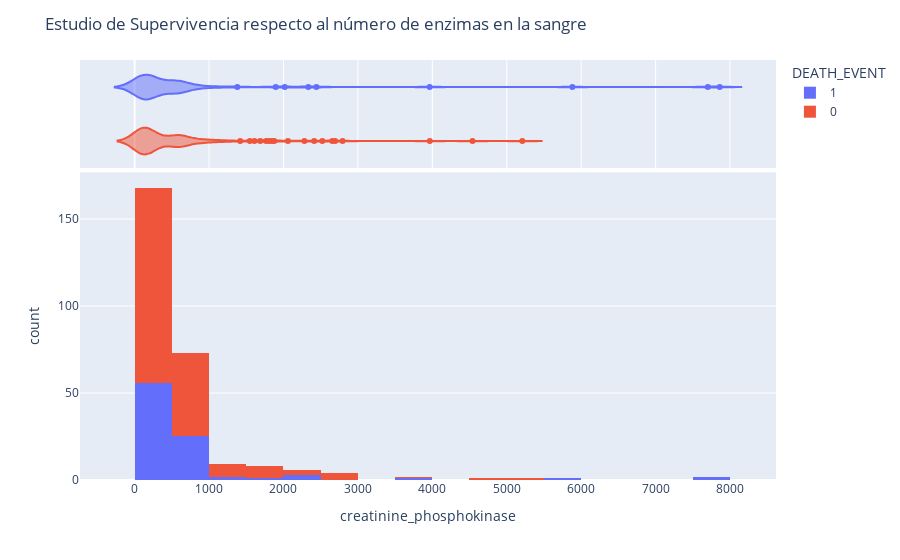

The code cell stored with this chart in its notebook:
### Code cell
porcentajeE = px.histogram(train, x="creatinine_phosphokinase", color="DEATH_EVENT", marginal="violin", hover_data=train.columns)
porcentajeE.update_layout(title_text="Estudio de Supervivencia respecto al número de enzimas en la sangre")
porcentajeE.show()

### Figure 1 — Plotly figure (JSON) as saved in the notebook; plotly's stock layout.template omitted (floating-point values rounded to 4 significant figures; data arrays with more than 128 entries replaced by an {"elided": "..."} marker saying what was removed)
{"data": [{"alignmentgroup": "True", "bingroup": "x", "hovertemplate": "DEATH_EVENT=1<br>creatinine_phosphokinase=%{x}<br>count=%{y}<extra></extra>", "legendgroup": "1", "marker": {"color": "#636efa"}, "name": "1", "offsetgroup": "1", "orientation": "v", "showlegend": true, "type": "histogram", "x": [582, 7861, 146, 111, 160, 47, 246, 315, 157, 81, 231, 981, 168, 379, 149, 582, 125, 582, 128, 220, 582, 148, 112, 122, 60, 70, 582, 23, 249, 94, 582, 60, 855, 235, 582, 124, 571, 588, 582, 1380, 582, 553, 129, 577, 91, 3964, 69, 260, 371, 789, 364, 7702, 318, 582, 68, 250, 110, 161, 113, 5882, 582, 47, 76, 280, 154, 129, 143, 582, 582, 168, 943, 233, 2334, 2442, 776, 66, 176, 395, 99, 145, 104, 582, 1896, 582, 418, 131, 582, 166, 2017, 258, 1199], "xaxis": "x", "yaxis": "y"}, {"alignmentgroup": "True", "customdata": {"elided": "91x14 mixed values"}, "hovertemplate": "DEATH_EVENT=%{customdata[12]}<br>creatinine_phosphokinase=%{customdata[2]}<br>age=%{customdata[0]}<br>anaemia=%{customdata[1]}<br>diabetes=%{customdata[3]}<br>ejection_fraction=%{customdata[4]}<br>high_blood_pressure=%{customdata[5]}<br>platelets=%{customdata[6]}<br>serum_creatinine=%{customdata[7]}<br>serum_sodium=%{customdata[8]}<br>sex=%{customdata[9]}<br>smoking=%{customdata[10]}<br>time=%{customdata[11]}<br>is_train=%{customdata[13]}<extra></extra>", "legendgroup": "1", "marker": {"color": "#636efa"}, "name": "1", "offsetgroup": "1", "scalegroup": "x", "showlegend": false, "type": "violin", "x": [582, 7861, 146, 111, 160, 47, 246, 315, 157, 81, 231, 981, 168, 379, 149, 582, 125, 582, 128, 220, 582, 148, 112, 122, 60, 70, 582, 23, 249, 94, 582, 60, 855, 235, 582, 124, 571, 588, 582, 1380, 582, 553, 129, 577, 91, 3964, 69, 260, 371, 789, 364, 7702, 318, 582, 68, 250, 110, 161, 113, 5882, 582, 47, 76, 280, 154, 129, 143, 582, 582, 168, 943, 233, 2334, 2442, 776, 66, 176, 395, 99, 145, 104, 582, 1896, 582, 418, 131, 582, 166, 2017, 258, 1199], "xaxis": "x2", "yaxis": "y2"}, {"alignmentgroup": "True", "bingroup": "x", "hovertemplate": "DEATH_EVENT=0<br>creatinine_phosphokinase=%{x}<br>count=%{y}<extra></extra>", "legendgroup": "0", "marker": {"color": "#EF553B"}, "name": "0", "offsetgroup": "0", "orientation": "v", "showlegend": true, "type": "histogram", "x": {"elided": "184 int values"}, "xaxis": "x", "yaxis": "y"}, {"alignmentgroup": "True", "customdata": {"elided": "184x14 mixed values"}, "hovertemplate": "DEATH_EVENT=%{customdata[12]}<br>creatinine_phosphokinase=%{customdata[2]}<br>age=%{customdata[0]}<br>anaemia=%{customdata[1]}<br>diabetes=%{customdata[3]}<br>ejection_fraction=%{customdata[4]}<br>high_blood_pressure=%{customdata[5]}<br>platelets=%{customdata[6]}<br>serum_creatinine=%{customdata[7]}<br>serum_sodium=%{customdata[8]}<br>sex=%{customdata[9]}<br>smoking=%{customdata[10]}<br>time=%{customdata[11]}<br>is_train=%{customdata[13]}<extra></extra>", "legendgroup": "0", "marker": {"color": "#EF553B"}, "name": "0", "offsetgroup": "0", "scalegroup": "x", "showlegend": false, "type": "violin", "x": {"elided": "184 int values"}, "xaxis": "x2", "yaxis": "y2"}], "layout": {"barmode": "relative", "legend": {"title": {"text": "DEATH_EVENT"}, "tracegroupgap": 0}, "margin": {"t": 60}, "title": {"text": "Estudio de Supervivencia respecto al número de enzimas en la sangre"}, "xaxis": {"anchor": "y", "domain": [0, 1], "title": {"text": "creatinine_phosphokinase"}}, "xaxis2": {"anchor": "y2", "domain": [0, 1], "matches": "x", "showgrid": true, "showticklabels": false}, "yaxis": {"anchor": "x", "domain": [0, 0.7326], "title": {"text": "count"}}, "yaxis2": {"anchor": "x2", "domain": [0.7426, 1], "matches": "y2", "showgrid": false, "showline": false, "showticklabels": false, "ticks": ""}}}
